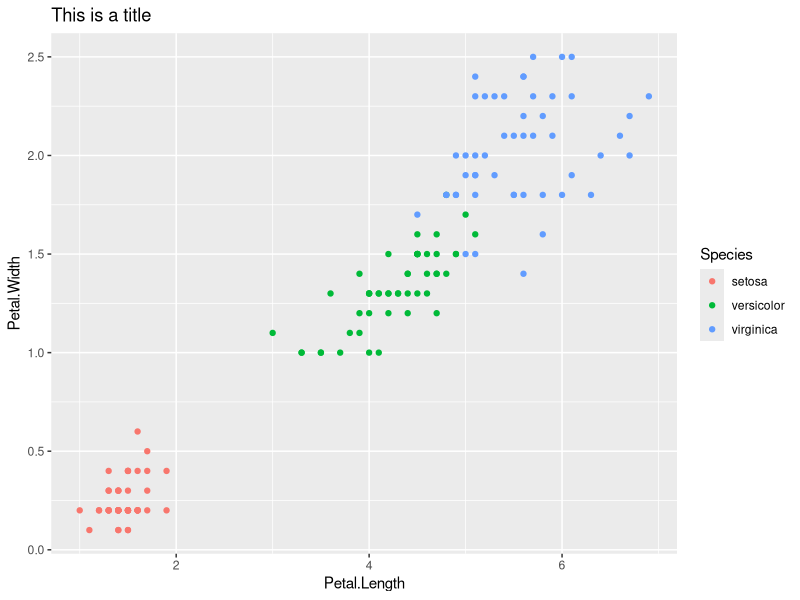
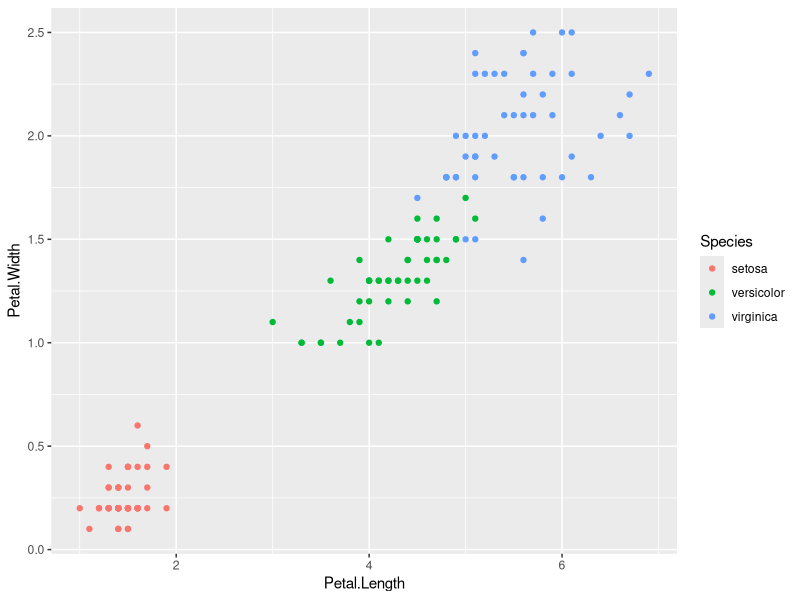
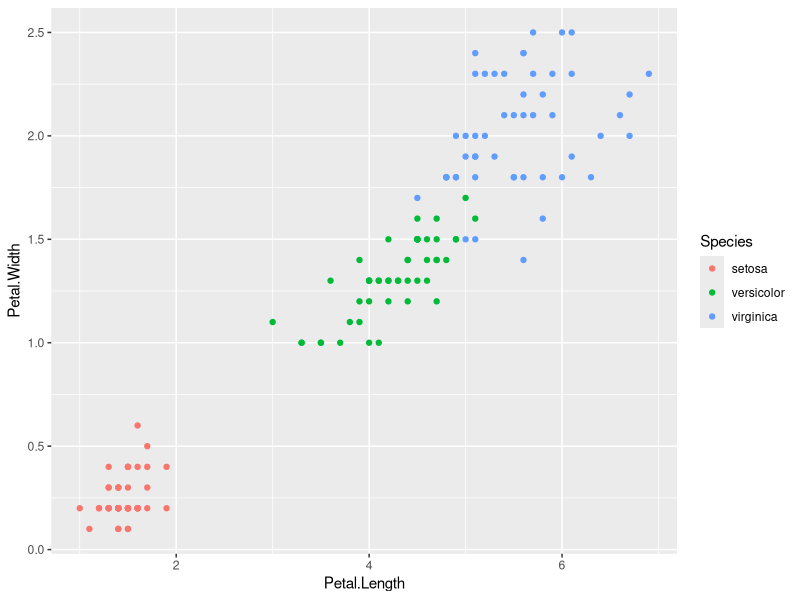

Write R code to recreate these figures, in order.
## ---- chunk 1
knitr::opts_chunk$set(echo = TRUE)
library(tidyverse)
## ---- chunk 2
df <- iris
plot <- df %>%
  ggplot(aes(x = Petal.Length, y = Petal.Width, color = Species)) +
  geom_point()

ggsave(filename = "plot_petal.png", plot = plot)
## ---- chunk 3
plot + labs(title = "This is a title")
ggsave("plot_petal.png", plot = plot)
